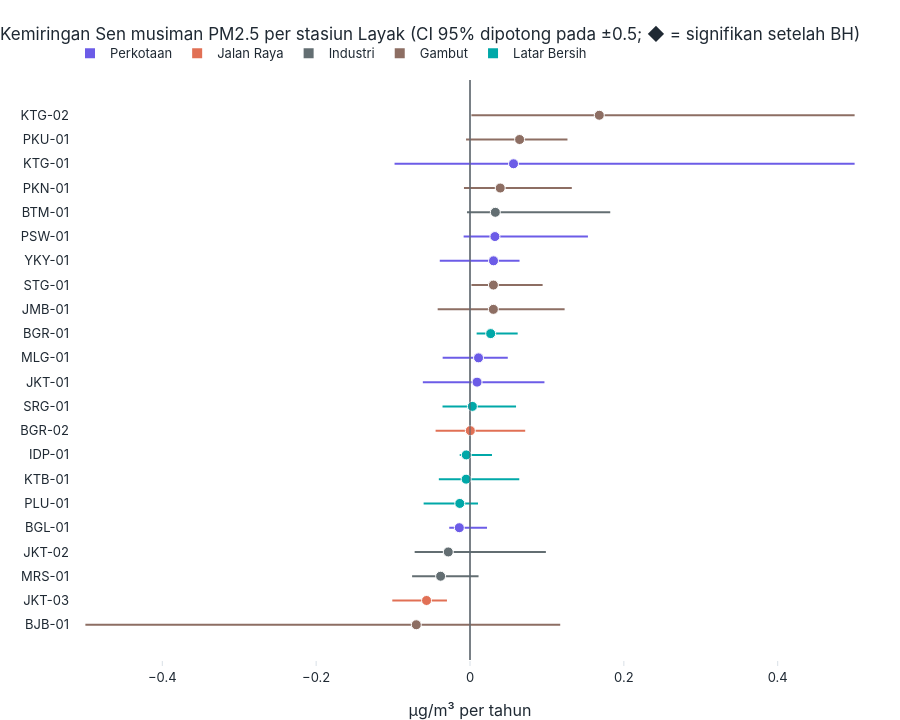

Write notebook code for a chart like this one.
### Code cell
lim = 0.5
t2 = tren.sort_values("slope_tahun")
fig = go.Figure()
fig.add_vline(x=0, line=dict(color=style.WARNA_TEKS_REDUP, width=1))
for _, r in t2.iterrows():
    fig.add_trace(go.Scatter(x=[max(r.ci_bawah, -lim), min(r.ci_atas, lim)], y=[r.kode_stasiun] * 2, mode="lines", line=dict(color=WARNA[r.tipe], width=2), showlegend=False, hoverinfo="skip"))
fig.add_trace(go.Scatter(x=t2.slope_tahun.clip(-lim, lim), y=t2.kode_stasiun, mode="markers", marker=dict(size=10, color=[WARNA[t] for t in t2.tipe], line=dict(width=1, color="white"), symbol=["diamond" if s else "circle" for s in t2.p_bh < 0.05]),
                         showlegend=False, customdata=np.c_[t2.slope_tahun, t2.ci_bawah, t2.ci_atas, t2.p, t2.p_bh, t2.tau],
                         hovertemplate="%{y}<br>Sen %{customdata[0]:.3f} µg/m³/th (CI95 %{customdata[1]:.2f}…%{customdata[2]:.2f})<br>τ %{customdata[5]:.2f} · p %{customdata[3]:.3f} · p(BH) %{customdata[4]:.3f}<extra></extra>"))
legenda_tipe(fig); fig.update_xaxes(range=[-lim - 0.02, lim + 0.02]); fig.update_yaxes(showgrid=False)
style.terapkan(fig, f"Kemiringan Sen musiman PM2.5 per stasiun Layak (CI 95% dipotong pada ±{lim}; ◆ = signifikan setelah BH)", 720, "µg/m³ per tahun")
simpan(fig, "04_A4_tren_sen_stasiun", 720); fig.show()

### Figure 1 — Plotly figure (JSON) as saved in the notebook; plotly's stock layout.template omitted (floating-point values rounded to 4 significant figures; data arrays with more than 128 entries replaced by an {"elided": "..."} marker saying what was removed)
{"data": [{"hoverinfo": "skip", "line": {"color": "#8D6E63", "width": 2}, "mode": "lines", "showlegend": false, "type": "scatter", "x": [-0.5, 0.1173], "y": ["BJB-01", "BJB-01"]}, {"hoverinfo": "skip", "line": {"color": "#E17055", "width": 2}, "mode": "lines", "showlegend": false, "type": "scatter", "x": [-0.101, -0.02995], "y": ["JKT-03", "JKT-03"]}, {"hoverinfo": "skip", "line": {"color": "#636E72", "width": 2}, "mode": "lines", "showlegend": false, "type": "scatter", "x": [-0.07527, 0.0111], "y": ["MRS-01", "MRS-01"]}, {"hoverinfo": "skip", "line": {"color": "#636E72", "width": 2}, "mode": "lines", "showlegend": false, "type": "scatter", "x": [-0.07194, 0.09865], "y": ["JKT-02", "JKT-02"]}, {"hoverinfo": "skip", "line": {"color": "#6C5CE7", "width": 2}, "mode": "lines", "showlegend": false, "type": "scatter", "x": [-0.02699, 0.02212], "y": ["BGL-01", "BGL-01"]}, {"hoverinfo": "skip", "line": {"color": "#00A8A8", "width": 2}, "mode": "lines", "showlegend": false, "type": "scatter", "x": [-0.06028, 0.01039], "y": ["PLU-01", "PLU-01"]}, {"hoverinfo": "skip", "line": {"color": "#00A8A8", "width": 2}, "mode": "lines", "showlegend": false, "type": "scatter", "x": [-0.04052, 0.06406], "y": ["KTB-01", "KTB-01"]}, {"hoverinfo": "skip", "line": {"color": "#00A8A8", "width": 2}, "mode": "lines", "showlegend": false, "type": "scatter", "x": [-0.01334, 0.02856], "y": ["IDP-01", "IDP-01"]}, {"hoverinfo": "skip", "line": {"color": "#E17055", "width": 2}, "mode": "lines", "showlegend": false, "type": "scatter", "x": [-0.04472, 0.07175], "y": ["BGR-02", "BGR-02"]}, {"hoverinfo": "skip", "line": {"color": "#00A8A8", "width": 2}, "mode": "lines", "showlegend": false, "type": "scatter", "x": [-0.03572, 0.05986], "y": ["SRG-01", "SRG-01"]}, {"hoverinfo": "skip", "line": {"color": "#6C5CE7", "width": 2}, "mode": "lines", "showlegend": false, "type": "scatter", "x": [-0.06131, 0.09678], "y": ["JKT-01", "JKT-01"]}, {"hoverinfo": "skip", "line": {"color": "#6C5CE7", "width": 2}, "mode": "lines", "showlegend": false, "type": "scatter", "x": [-0.03554, 0.04911], "y": ["MLG-01", "MLG-01"]}, {"hoverinfo": "skip", "line": {"color": "#00A8A8", "width": 2}, "mode": "lines", "showlegend": false, "type": "scatter", "x": [0.008631, 0.06198], "y": ["BGR-01", "BGR-01"]}, {"hoverinfo": "skip", "line": {"color": "#8D6E63", "width": 2}, "mode": "lines", "showlegend": false, "type": "scatter", "x": [-0.04203, 0.123], "y": ["JMB-01", "JMB-01"]}, {"hoverinfo": "skip", "line": {"color": "#8D6E63", "width": 2}, "mode": "lines", "showlegend": false, "type": "scatter", "x": [0.001905, 0.09441], "y": ["STG-01", "STG-01"]}, {"hoverinfo": "skip", "line": {"color": "#6C5CE7", "width": 2}, "mode": "lines", "showlegend": false, "type": "scatter", "x": [-0.03929, 0.06439], "y": ["YKY-01", "YKY-01"]}, {"hoverinfo": "skip", "line": {"color": "#6C5CE7", "width": 2}, "mode": "lines", "showlegend": false, "type": "scatter", "x": [-0.008273, 0.1533], "y": ["PSW-01", "PSW-01"]}, {"hoverinfo": "skip", "line": {"color": "#636E72", "width": 2}, "mode": "lines", "showlegend": false, "type": "scatter", "x": [-0.003928, 0.1823], "y": ["BTM-01", "BTM-01"]}, {"hoverinfo": "skip", "line": {"color": "#8D6E63", "width": 2}, "mode": "lines", "showlegend": false, "type": "scatter", "x": [-0.00784, 0.1324], "y": ["PKN-01", "PKN-01"]}, {"hoverinfo": "skip", "line": {"color": "#6C5CE7", "width": 2}, "mode": "lines", "showlegend": false, "type": "scatter", "x": [-0.09809, 0.5], "y": ["KTG-01", "KTG-01"]}, {"hoverinfo": "skip", "line": {"color": "#8D6E63", "width": 2}, "mode": "lines", "showlegend": false, "type": "scatter", "x": [-0.005148, 0.1267], "y": ["PKU-01", "PKU-01"]}, {"hoverinfo": "skip", "line": {"color": "#8D6E63", "width": 2}, "mode": "lines", "showlegend": false, "type": "scatter", "x": [0.001842, 0.5], "y": ["KTG-02", "KTG-02"]}, {"customdata": {"elided": "22x6 float values"}, "hovertemplate": "%{y}<br>Sen %{customdata[0]:.3f} µg/m³/th (CI95 %{customdata[1]:.2f}…%{customdata[2]:.2f})<br>τ %{customdata[5]:.2f} · p %{customdata[3]:.3f} · p(BH) %{customdata[4]:.3f}<extra></extra>", "marker": {"color": ["#8D6E63", "#E17055", "#636E72", "#636E72", "#6C5CE7", "#00A8A8", "#00A8A8", "#00A8A8", "#E17055", "#00A8A8", "#6C5CE7", "#6C5CE7", "#00A8A8", "#8D6E63", "#8D6E63", "#6C5CE7", "#6C5CE7", "#636E72", "#8D6E63", "#6C5CE7", "#8D6E63", "#8D6E63"], "line": {"color": "white", "width": 1}, "size": 10, "symbol": ["circle", "circle", "circle", "circle", "circle", "circle", "circle", "circle", "circle", "circle", "circle", "circle", "circle", "circle", "circle", "circle", "circle", "circle", "circle", "circle", "circle", "circle"]}, "mode": "markers", "showlegend": false, "type": "scatter", "x": [-0.06983, -0.0565, -0.0382, -0.02824, -0.01388, -0.01328, -0.005036, -0.004849, 0.0004146, 0.00308, 0.009169, 0.01109, 0.02688, 0.03038, 0.03043, 0.03058, 0.03238, 0.03293, 0.0393, 0.05658, 0.06449, 0.1681], "y": ["BJB-01", "JKT-03", "MRS-01", "JKT-02", "BGL-01", "PLU-01", "KTB-01", "IDP-01", "BGR-02", "SRG-01", "JKT-01", "MLG-01", "BGR-01", "JMB-01", "STG-01", "YKY-01", "PSW-01", "BTM-01", "PKN-01", "KTG-01", "PKU-01", "KTG-02"]}, {"marker": {"color": "#6C5CE7", "size": 10, "symbol": "square"}, "mode": "markers", "name": "Perkotaan", "type": "scatter", "x": [null], "y": [null]}, {"marker": {"color": "#E17055", "size": 10, "symbol": "square"}, "mode": "markers", "name": "Jalan Raya", "type": "scatter", "x": [null], "y": [null]}, {"marker": {"color": "#636E72", "size": 10, "symbol": "square"}, "mode": "markers", "name": "Industri", "type": "scatter", "x": [null], "y": [null]}, {"marker": {"color": "#8D6E63", "size": 10, "symbol": "square"}, "mode": "markers", "name": "Gambut", "type": "scatter", "x": [null], "y": [null]}, {"marker": {"color": "#00A8A8", "size": 10, "symbol": "square"}, "mode": "markers", "name": "Latar Bersih", "type": "scatter", "x": [null], "y": [null]}], "layout": {"height": 720, "shapes": [{"line": {"color": "#52606D", "width": 1}, "type": "line", "x0": 0, "x1": 0, "xref": "x", "y0": 0, "y1": 1, "yref": "y domain"}], "title": {"text": "Kemiringan Sen musiman PM2.5 per stasiun Layak (CI 95% dipotong pada ±0.5; ◆ = signifikan setelah BH)"}, "xaxis": {"range": [-0.52, 0.52], "title": {"text": "µg/m³ per tahun"}}, "yaxis": {"showgrid": false}}}
